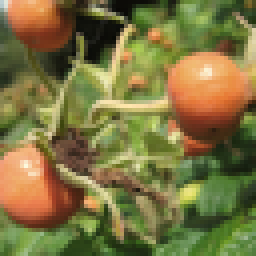
#> input picture ResShift/ResShift/test/input/bitki_lq.png, 64 x 64 px (shown 4 times larger)
$ python compare_metrics.py --gt_dir ../ResShift/ResShift/test/input --pred_dir ../ResShift/ResShift/test/input   (older library calls are emulated)
#> lines starting #> are read from the running program, lines starting #| are printed output that depends on the picture
import os
import argparse
import cv2
import numpy as np
from skimage.metrics import peak_signal_noise_ratio as psnr
from skimage.metrics import structural_similarity as ssim
from glob import glob
from tqdm import tqdm

def load_image(path):
    img = cv2.imread(path)
#> img is the input picture: shape (64, 64, 3); mean B, G, R 64.2, 116, 124.9
    img = cv2.cvtColor(img, cv2.COLOR_BGR2RGB)
    return img.astype(np.float32) / 255.
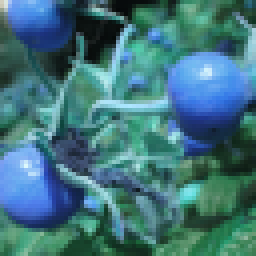
#> returned value: shape (64, 64, 3) float32 (shown 4 times larger); mean of channels 0, 1, 2 0.49, 0.455, 0.252; drawn as B, G, R

def compare_folders(gt_dir, pred_dir):
    gt_images = sorted(glob(os.path.join(gt_dir, '*')))
    pred_images = sorted(glob(os.path.join(pred_dir, '*')))

    assert len(gt_images) == len(pred_images), "Number of images must match!"

    psnr_list = []
    ssim_list = []

    for gt_path, pred_path in tqdm(zip(gt_images, pred_images), total=len(gt_images)):
        gt = load_image(gt_path)
        pred = load_image(pred_path)

        psnr_val = psnr(gt, pred, data_range=1.0)
#> psnr_val = inf
        ssim_val = ssim(gt, pred, multichannel=True, data_range=1.0)
#> ssim_val = 1

        psnr_list.append(psnr_val)
        ssim_list.append(ssim_val)
#> pass 2 of the loop in compare_folders, `for gt_path, pred_path in tqdm(zip(gt_images, pred_images), total=len(..`:
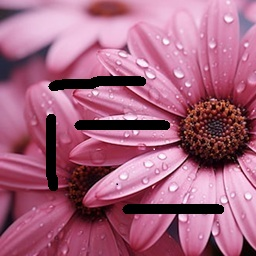
#> input picture ResShift/ResShift/test/input/cicek_lq.jpg, 256 x 256 px
#> in load_image, img is the input picture: shape (256, 256, 3); mean B, G, R 126.8, 98.8, 167.3
#> in load_image (call 3), `return img.astype(np.float32) / 255.`:
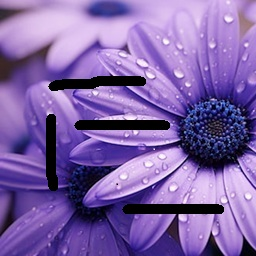
#> returned value: shape (256, 256, 3) float32; mean of channels 0, 1, 2 0.656, 0.388, 0.497; drawn as B, G, R

    avg_psnr = np.mean(psnr_list)
#> avg_psnr = inf
    avg_ssim = np.mean(ssim_list)
#> avg_ssim = 1

    print(f"\n🔎 Comparison Results:")
    print(f"Average PSNR: {avg_psnr:.2f} dB")
#| Average PSNR: inf dB
    print(f"Average SSIM: {avg_ssim:.4f}")
#| Average SSIM: 1.0000

    return psnr_list, ssim_list

if __name__ == "__main__":
    parser = argparse.ArgumentParser()
    parser.add_argument('--gt_dir', type=str, required=True, help='Ground truth image folder')
    parser.add_argument('--pred_dir', type=str, required=True, help='Predicted image folder (model output)')
    args = parser.parse_args()

    compare_folders(args.gt_dir, args.pred_dir)
